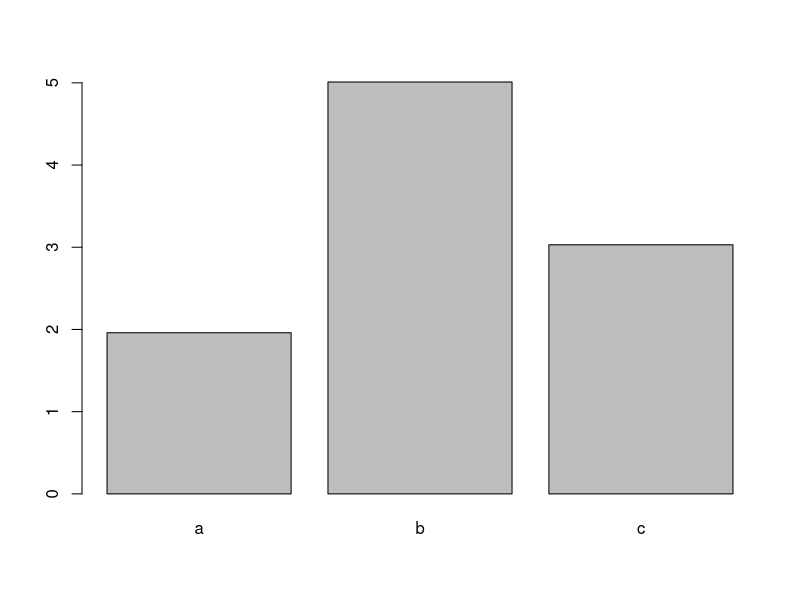
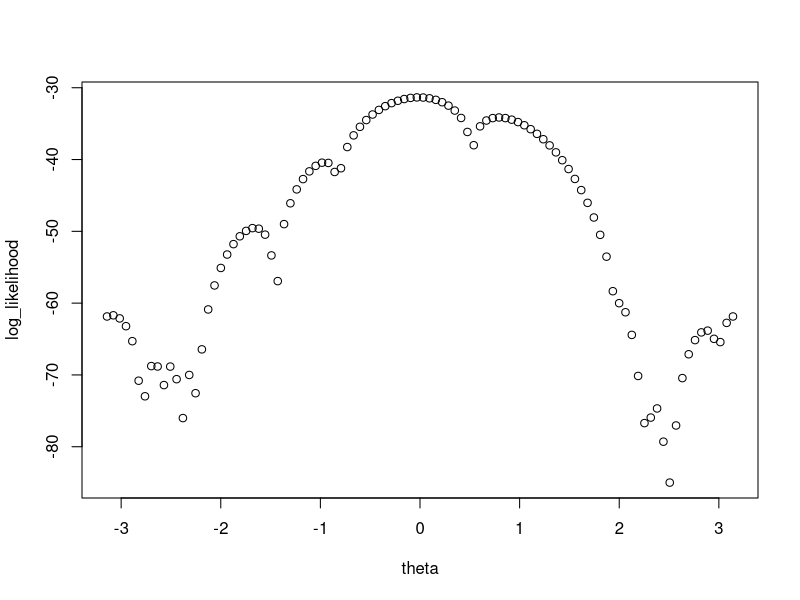

R code for these plots, in order: (Note: this script raises an error after producing the figures.)
# Question 0: Bergit's added questions
## i - Simulate a, b and c with probabilities 0.2, 0.5 and 0.3
x = runif(1000, min = 0, max = 1)

simulated_data <- ifelse(x <= 0.2, "a",
                         ifelse(x <= 0.7, "b",
                         ifelse(x <= 1, "c")))


simulated_data <- factor(simulated_data, levels = c("a", "b", "c"))

table(simulated_data)
table(simulated_data)/1000

barplot(table(simulated_data)/100)

## ii


## iii


# Question 1: Likelihood
x = c(3.91, 4.85, 2.28, 4.06, 3.70, 4.04, 5.46, 3.53, 2.28, 1.96, 2.53, 3.88, 2.22, 3.47, 4.82, 2.46, 2.99, 2.54, 0.52, 2.50)

n = length(x)

theta = seq(-pi,pi,length=100)

log_likelihood_function <- function(x, n, theta){
  
  log_likelihood = rep(NA, n=100)
  
  for(i in 1:100){
    log_likelihood[i] <- -n*log(2*pi) + sum(log(1 - cos(x-theta[i])))
  }
  
  return(log_likelihood)
  
}

log_likelihood <- log_likelihood_function(x, n, theta)

plot(x = theta, y = log_likelihood)

df <- data.frame(x = theta, y = log_likelihood)
ggplot(df, aes(x = theta, y = log_likelihood)) +
  geom_line()

theta = seq(-pi,pi,length=100)
L-values <- sapply(theta, log_likelihood_function, x = x)

# Question 2: Mixture Distribution

x = runif(5000, min = 0, max = 1)
mix <- NA
  
for(i in 1:5000){
  mix[i] <- ifelse(x[i] <= 0.75, rnorm(n = 1, mean = 0, sd = 1),
                   ifelse(x[i] <= 1, rnorm(n = 1, mean = 3, sd = 1)))
}

# Improved histogram with density overlay
hist(X, breaks = 30, probability = TRUE, col = "gray", border = "black",
     main = "Random Sample from Mixture Distribution", xlab = "x", ylab = "Density")

# Overlay kernel density estimate in purple
lines(density(X), col = "purple", lwd = 2)

# Overlay theoretical density in blue
curve(0.75 * dnorm(x, 0, 1) + (1 - 0.75) * dnorm(x, 3, 1), 
      col = "blue", lwd = 2, add = TRUE, lty = 2)

# Question 3: Uniform Distribution on the Sphere

d = 2
n = 200
X <- matrix(rnorm(d * n, mean = 0, sd = 1), nrow = n, ncol = d)

# Compute row-wise norms
row_norms <- sqrt(rowSums(X^2)) # X%*%X

# Normalize each row
X_unit <- X / row_norms  #X_unit[i, j] = X[i, j] / row_norms[i]

# plotting
plot(X_unit, xlab = "Dimension 1", ylab = "Dimension 2", 
     main = "Scatter Plot of Normalized Rows", col = "blue", pch = 16)
abline(h = 0, v = 0, col = "gray", lty = 2)  # Add reference lines


# Avoid division by zero
# row_norms[row_norms == 0] <- 1

for(i in 1:d*n){
  X <- matrix(rnorm(d * n, mean = 0, sd = 1), nrow = d, ncol = n)
  
  # Compute row-wise norms
  row_norms <- sqrt(rowSums(X^2))
  
  # Avoid division by zero
  row_norms[row_norms == 0] <- 1
  
  # Normalize each row
  X_unit <- X / row_norms
  U = rep(NA, n)
  
  deno = sqrt(as.numeric(t(X)%*%X))
  U[i] = c(X[i],X[i+1])/deno
}

# Question 4: Quantiles

set.seed(42)  # For reproducibility

# Step 1: Generate 500 standard normal variables using Box-Muller transform
n <- 100 * 5  # 100 chi-square samples, each from sum of 5 N(0,1)^2
U <- runif(n/2)  # Generate U ~ U(0,1)
V <- runif(n/2)  # Generate V ~ U(0,1)

Z1 <- sqrt(-2 * log(U)) * cos(2 * pi * V)  # Standard normal
Z2 <- sqrt(-2 * log(V)) * sin(2 * pi * U)  # Standard normal

Z <- c(Z1, Z2)  # Combine Z1 and Z2

# Step 2: Generate chi-square (df=5) by summing squares of 5 independent normals
X_chisq5 <- rowSums(matrix(Z[1:(100*5)], nrow=100, ncol=5)^2)

# Step 3: Compare sample quantiles with theoretical quantiles
qqplot(qchisq(ppoints(100), df=5), X_chisq5, main="QQ-Plot: Sample vs Theoretical Quantiles",
       xlab="Theoretical Quantiles (Chi-Square df=5)", ylab="Sample Quantiles")
abline(0, 1, col="red")  # Reference line



# Question 5: Simulate from Linear Model

x = runif(200, min = -1, max = 1)
e = rnorm(200, mean = 0, sd = 2.5)
y = 2-3*x+e
X = cbind(1,x)

B = solve(t(X)%*%X)%*%t(X)%*%y
B

data <- data.frame(x,y)
lm(y~x)

plot(y~x)
# Question 6: Simulate from model



# Question 7: Least Squares Seals



# Question 8: Randomization Test



# Question 9: QQ-plot


